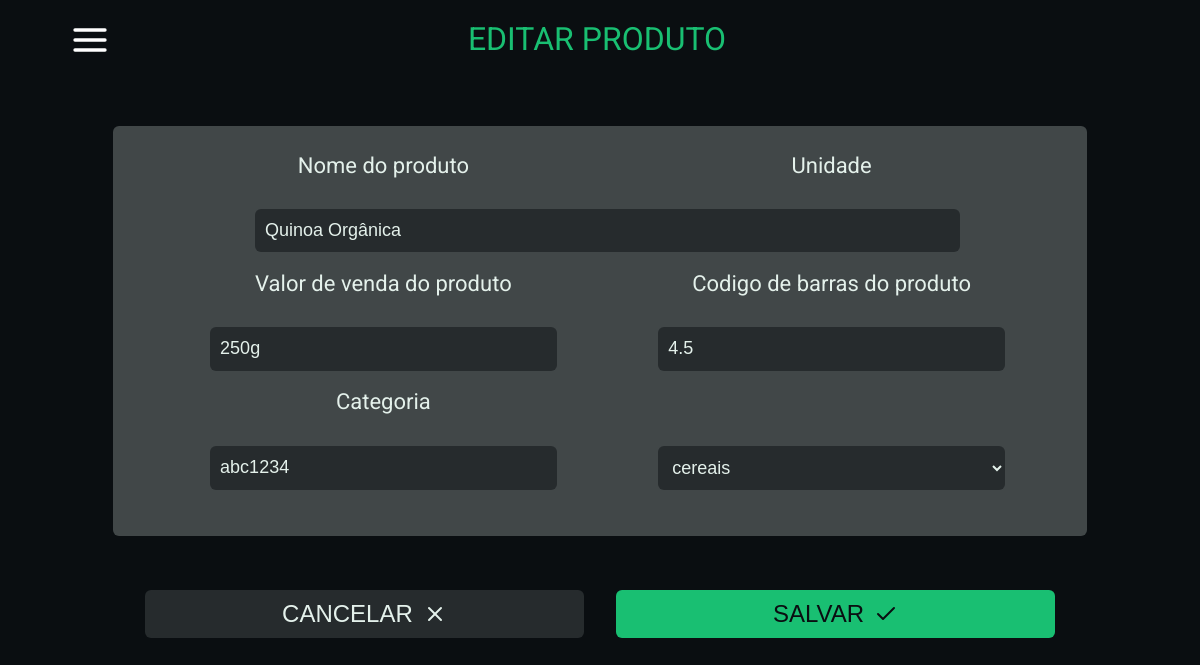
Screenshot of /edit/product&id=1 (signed in) with the database file from the repository.
### tables this page shows
CREATE TABLE Produto (
    id INT NOT NULL AUTO_INCREMENT PRIMARY KEY,
    nome VARCHAR(50) NOT NULL,
    unidade VARCHAR(10) NOT NULL,
    quantidade INT DEFAULT 0,
    valorVenda FLOAT(2) DEFAULT 0,
    desconto FLOAT(2) DEFAULT 0,
    valorCompra FLOAT(2) DEFAULT 0,
    codigoBarras VARCHAR(50),
    idCategoria INT REFERENCES Categoria(id),
    created TIMESTAMP DEFAULT CURRENT_TIMESTAMP(),
    edited DATETIME
);

### src/Controllers/ProductController.php (called while the page is built, shortened)
<?php
    class ProductController{
        public function edit($params){
            $product = new ProductModel();
            $category = new CategoryModel();
            $params['product'] = $product->getProductById($params);
            $params['categories'] = $category->getAllCategories();
            $product = new EditProductView($params);
        }
    }
?>

### routes/routes.php (called while the page is built, shortened)
<?php
    require_once('app.php');
    Route::run();
?>

### index.php (called while the page is built, shortened)
<?php
    require_once('routes/routes.php');
?>

### src/database/DB.php (called while the page is built, shortened)
<?php
class DB
{
  private static $db;
  public function __construct()
  {
    $env = parse_ini_file('env.ini');
    if(empty($env) || !isset($env)){
      $env['DB_HOST'] = getenv('DB_HOST');
      $env['DB_DATABASE'] = getenv('DB_DATABASE');
      $env['DB_USERNAME'] = getenv('DB_USERNAME');
      $env['DB_PASSWORD'] = getenv('DB_PASSWORD');
    }
    self::$db = new PDO('mysql:host=' . $env['DB_HOST'] . ';dbname=' . $env['DB_DATABASE'], $env['DB_USERNAME'], $env['DB_PASSWORD'], array(PDO::MYSQL_ATTR_INIT_COMMAND => "SET NAMES utf8"));
    self::$db->setAttribute(PDO::ATTR_ERRMODE, PDO::ERRMODE_EXCEPTION);
    self::$db->setAttribute(PDO::ATTR_ORACLE_NULLS, PDO::NULL_EMPTY_STRING);
  }
  public static function getFirst($sql)
  {
    $execute = self::$db->prepare($sql);
    $execute->execute();
    return $execute->fetch(PDO::FETCH_ASSOC);
  }
  public static function getAll($sql)
  {
    $execute = self::$db->prepare($sql);
    $execute->execute();
    return $execute->fetchAll(PDO::FETCH_ASSOC);
  }
}

### src/Models/ProductModel.php (called while the page is built, shortened)
<?php
    class ProductModel extends DB{
        public function getProductById($params){
            $id = addslashes($params['id']);
            $sql = "SELECT p.id,
                p.nome,
                p.unidade,
                p.quantidade,
                p.valorVenda,
                p.valorCompra,
                p.codigoBarras,
                c.nome AS nomeCategoria
                FROM Produto AS p
                INNER JOIN Categoria AS c
                WHERE p.id = '{$id}';";
            return DB::getFirst($sql);
        }
    }
?>

### src/Models/CategoryModel.php (called while the page is built, shortened)
<?php
    class CategoryModel extends DB{
        public function getAllCategories(){
            $sql = "SELECT * FROM Categoria;";
            $categories = DB::getAll($sql);
            return $categories;
        }
    }
?>

### src/Views/EditProductView.php (the view, shortened to what this page needs)
<?php
class EditProductView
{
    public function __construct($params)
    {
        $env = parse_ini_file('env.ini')['HOST']; ?>
        <!DOCTYPE html>
        <html lang="pt-BR">
        <head>
            <link rel="stylesheet" href="/public/css/addProduct.css">
        </head>
        <body>
            <?php include "components/Sidebar.php" ?>
            <main class="wide">
                <header>
                    <i class="menu-toggle" data-feather="menu"></i>
                    <h1>EDITAR PRODUTO</h1>
                </header>
                <div class="content">
                    <form action="/update/product" method="POST">
                        <div class="conteudo-cadastro">
                            <label for="nome">Nome do produto</label>
                            <input type="text" name="nome" id="nome" value="<?php echo $params['product']['nome']; ?>">
                            <label for="unidade">Unidade</label>
                            <input type="text" name="unidade" id="unidade" value="<?php echo $params['product']['unidade']; ?>">
                            <label for="valorVenda">Valor de venda do produto</label>
                            <input type="text" name="valorVenda" id="valor_venda" value="<?php echo $params['product']['valorVenda']; ?>">
                            <label for="codigoBarras">Codigo de barras do produto</label>
                            <input type="text" name="codigoBarras" id="codigo_barras" value="<?php echo $params['product']['codigoBarras']; ?>">
                            <label for="categoria">Categoria</label>
                            <select name="categoria" id="categoria">
                                <?php
                                foreach ($params['categories'] as $category) {
                                    echo "<option value='{$category['id']}'" . ($params['product']['idCategoria'] == $category['id'] ? ' selected ' : '') . ">{$category['nome']}</option>";
                                } ?>
                            </select>
                        </div>
                        <div class="botoes">
                            <button type="reset" onclick="location.href=`${host}/product`">CANCELAR <i data-feather="x"></i></button>
                            <button type="submit" class="submit">SALVAR <i data-feather="check"></i></button>
                        </div>
                    </form>
                </div>
            </main>
        </body>
        </html>
<?php }
}
?>

### routes/app.php (shortened to what this page needs)
<?php
    class Route{
        private static $routes = [];
        public static function get($route, $controller, $method = 'GET'){
            array_push(self::$routes, array(
                'route' => explode(':', $route)[0],
                'controller' => explode('@',$controller)[0],
                'function' => explode('@',$controller)[1],
                'method' => $method,
                'params' => $_REQUEST
            ));
        }
        public static function post($route, $controller, $method = 'POST'){
            array_push(self::$routes, array(
                'route' => $route,
                'controller' => explode('@',$controller)[0],
                'function' => explode('@',$controller)[1],
                'method' => $method,
                'params' => $_POST
            ));
        }
        public static function run($basepath = '/'){
            $parsed_url = parse_url($_SERVER['REQUEST_URI']);
            $method = $_SERVER['REQUEST_METHOD'];
            if(isset($parsed_url['path'])){
                $url = explode('&',$parsed_url['path'])[0];
            }else{
                $url = '/';
            }
            foreach(self::$routes as $route){
                if($route['route'] == $url){
                    if($route['method'] != $method){
                        header("HTTP/1.0 405 Method Not Allowed");
                    }else{
                        $function = $route['function'];
                        $controller = new $controller();
                        $controller->$function($route['params']);
                    }
                }
            }
        }
    }
?>

### public/css/global.css (style rules this page uses)
:root { --preto: #0a0e11; --verde: #19bf72; --branco: #e4f1eb; --cinza-escuro: #262b2d; --cinza-claro: #414748; --laranja: #f95738; }
* { margin: 0; padding: 0; box-sizing: border-box; outline: none; }
body { display: flex; align-items: center; justify-content: center; background-color: var(--preto); width: 100vw; height: 100vh; font-family: "Roboto", sans-serif; }
main { width: 75vw; height: 95vh; display: flex; flex-direction: column; align-items: center; }
main.wide { width: 95vw; }
main header { display: grid; height: 5vh; width: 100%; padding: 0; margin: 0; }
main header .menu-toggle { color: #fff; height: 5vh; width: 10vw; margin: 0; justify-self: flex-start; }
main header h1 { color: var(--verde); font-size: 4vh; font-weight: 400; }
.menu-toggle { cursor: pointer; }
main .content { width: 95%; }
button { cursor: pointer; }
.conteudo-cadastro { background-color: var(--cinza-claro); color: var(--branco); max-width: 90%; max-height: 70%; border-radius: 6px; padding: 2%; margin: 5% 0; }
main .content .conteudo-cadastro label { font-size: 22px; text-align: center; }
main .content .conteudo-cadastro input { width: 80%; height: 70%; border: none; outline: none; border-radius: 6px; color: var(--branco); background-color: var(--cinza-escuro); font-size: 18px; padding: 5px; padding-left: 10px; margin-left: 10%; }
main .content .botoes { display: flex; width: 90%; margin: 0 5%; justify-content: space-evenly; }
main .content .botoes button { width: 45%; padding: 1% 0; }
.botoes button { display: flex; align-items: center; justify-content: center; font-size: 3vh; border: none; border-radius: 6px; height: 45%; }
.botoes button:nth-child(1) { color: var(--branco); background-color: var(--cinza-escuro); }
.botoes button:nth-child(2) { color: var(--preto); background-color: var(--verde); }
.botoes svg { margin-left: 10px; }
* { scrollbar-width: 10px; scrollbar-color: var(--cinza-escuro) var(--cinza-claro); }

### public/css/addProduct.css (style rules this page uses)
main header { grid-template-columns: 10% 1fr; }
main header h1 { justify-self: center; padding-right: 10vw; }
main .content { height: 90%; margin-top: 1%; }
main .content .conteudo-cadastro { display: grid; width: 90%; height: 60%; margin-left: 5%; margin-right: 5%; padding: 2.5% 5%; grid-template-columns: 50% 50%; grid-template-rows: repeat(3, 12%, 20%); column-gap: 15px; grid-template-areas: 'label1 label1' 'nome nome' 'label2 label3' 'unidade valor-venda' 'label4 label5' 'codigo-barras categoria'; }
#nome { grid-area: nome; }
#unidade { grid-area: unidade; }
#valor_venda { grid-area: valor-venda; }
#codigo_barras { grid-area: codigo-barras; }
#categoria { grid-area: categoria; }
main .content .conteudo-cadastro select { width: 80%; height: 70%; border: none; outline: none; border-radius: 6px; color: var(--branco); background-color: var(--cinza-escuro); font-size: 18px; padding: 5px; padding-left: 10px; margin-left: 10%; }
main .content .conteudo-cadastro select { grid-area: select; }

### public/css/sidebar.css (style rules this page uses)
.menu-toggle { height: 25%; width: 10%; margin: 5%; }

### rows the page displays
produto: nome "Quinoa Orgânica", unidade "250g", valorVenda "4.5", codigoBarras "abc1234"

### other values shown
form field categoria "cereais"
